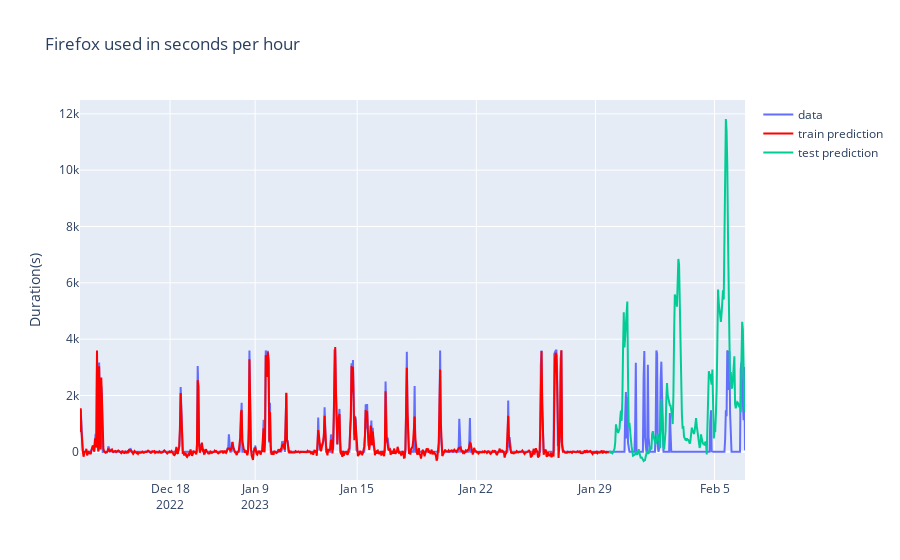

Here is the notebook cell this chart was saved with:
### Code cell
plot_prediction(df_1, train_pred, test_pred, n_steps, start, end)

### Figure 1 — Plotly figure (JSON) as saved in the notebook; plotly's stock layout.template omitted (floating-point values rounded to 4 significant figures; data arrays with more than 128 entries replaced by an {"elided": "..."} marker saying what was removed)
{"data": [{"name": "data", "type": "scatter", "x": {"elided": "962 str values"}, "y": {"elided": "962 float values"}}, {"line": {"color": "red"}, "name": "train prediction", "type": "scatter", "x": {"elided": "770 str values"}, "y": {"elided": "770 float values"}}, {"line": {"color": "red"}, "name": "train prediction", "showlegend": false, "type": "scatter", "x": [], "y": []}, {"line": {"color": "#00CC96"}, "name": "test prediction", "type": "scatter", "x": {"elided": "192 str values"}, "y": {"elided": "192 float values"}}], "layout": {"title": {"text": "Firefox used in seconds per hour"}, "xaxis": {"rangebreaks": [{"values": ["2022-12-23T00:00:00", "2022-12-24T00:00:00", "2022-12-25T00:00:00", "2022-12-26T00:00:00", "2022-12-27T00:00:00", "2022-12-28T00:00:00", "2022-12-29T00:00:00", "2022-12-30T00:00:00", "2022-12-31T00:00:00", "2023-01-01T00:00:00", "2023-01-02T00:00:00", "2023-01-03T00:00:00", "2023-01-04T00:00:00", "2023-01-05T00:00:00", "2023-01-06T00:00:00", "2023-01-07T00:00:00", "2023-01-08T00:00:00"]}]}, "yaxis": {"title": {"text": "Duration(s)"}}}}
